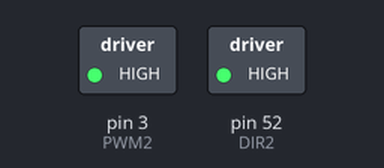
Recording of a sketch running on a simulated Arduino Mega 2560, built with avr-gcc and run on an emulated ATmega2560. Parts: switched loads named in the sketch (green lamp = pin HIGH). What the sketch prints to the serial monitor is not drawn.

Above: at 0.1 s.
At 2.6 s:
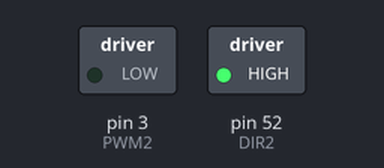
Timing chart, 0 to 4.1 s (numbered marks = the images above):
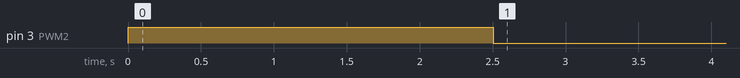

Measured:
- by itself, pin 3 (PWM2): LOW → HIGH at 0.00 s, → LOW 2.5 s later

The sketch:

encoder_basedOn_rpm.ino
```cpp
#define channelA 22
#define channelB 23

#define DIR2 52
#define PWM2 3

int dir = 0;  // cw = 1; ccw = -1
int countA = 0;
int countB = 0;
double pwmspeed = 255;
int rotations = 5;

void setup() {
  Serial.begin(9600);

  pinMode (DIR2, OUTPUT);
  pinMode (PWM2, OUTPUT);
  pinMode (channelA, INPUT);
  pinMode (channelB, INPUT);
  digitalWrite(DIR2, HIGH);
  attachInterrupt(digitalPinToInterrupt(channelA), checkQuadA, RISING);

  countA = 0;
}

//find counts per second
void loop() {
  double rps = 130 / 60;
  double rotationsAtSpeed = rps * (pwmspeed/255);
  double timePerRotation = 1.00/rotationsAtSpeed;
//  Serial.println(rps);
//  Serial.println(rotationsAtSpeed);
  double timePassed = micros() / 1e6;
  if(timePassed < (timePerRotation * rotations)) {
//    Serial.println(timePerRotation * rotations);
    Serial.println(timePassed);
    analogWrite(PWM2, pwmspeed);

  } else {
    Serial.println();
    analogWrite(PWM2, 0);
    Serial.println(countA);
    Serial.print("Count per rotation: ");
    Serial.println(countA / rotations);
  }


}

double revolutions(int count) {
  //encoder count per revolution (CPR) is equal to the (PPR * 4) i think this is wrong though
        //for the gobilda motor its 3895.9 PPR
  //encoder count was 11383 at 24 volts and after 10 seconds it turned 11.5 times
  //1348 1354 1347
//  count = count*4;

  return count;
}

void checkDirection() {
  if(digitalRead(channelB) == HIGH) {
    dir = 1;
  } else {
    dir = -1;
  }
}

void checkQuadA() {
  checkDirection();
  countA += dir;
}
```
